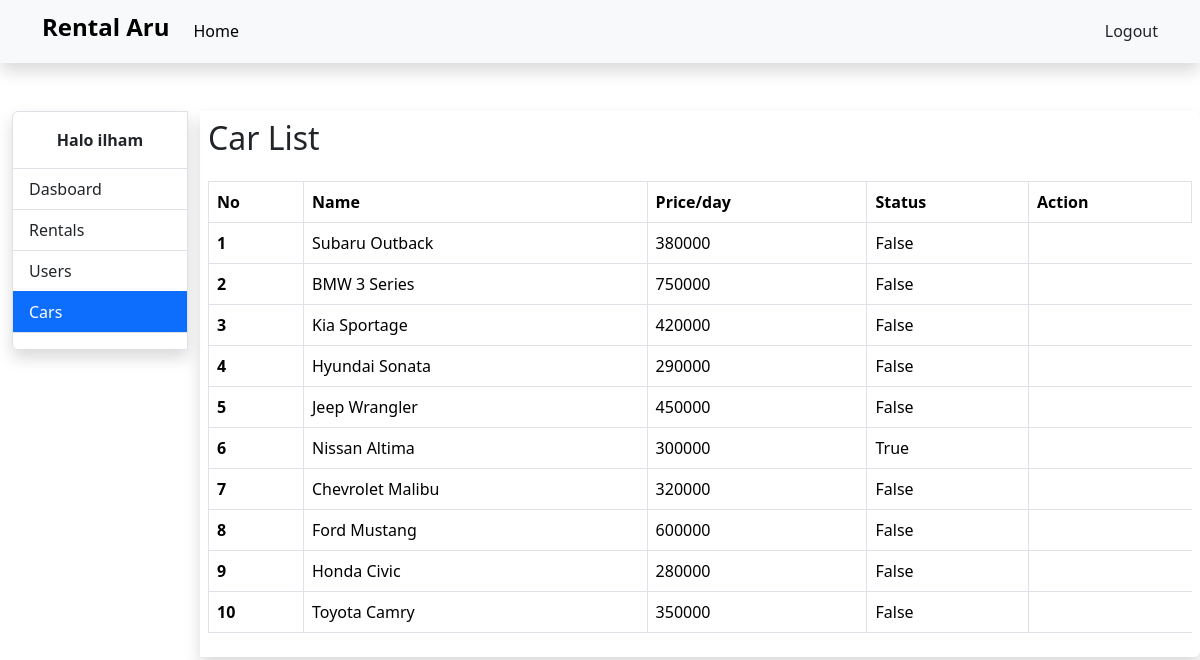
Page /cars-page/ (signed in) on the earlier database version.
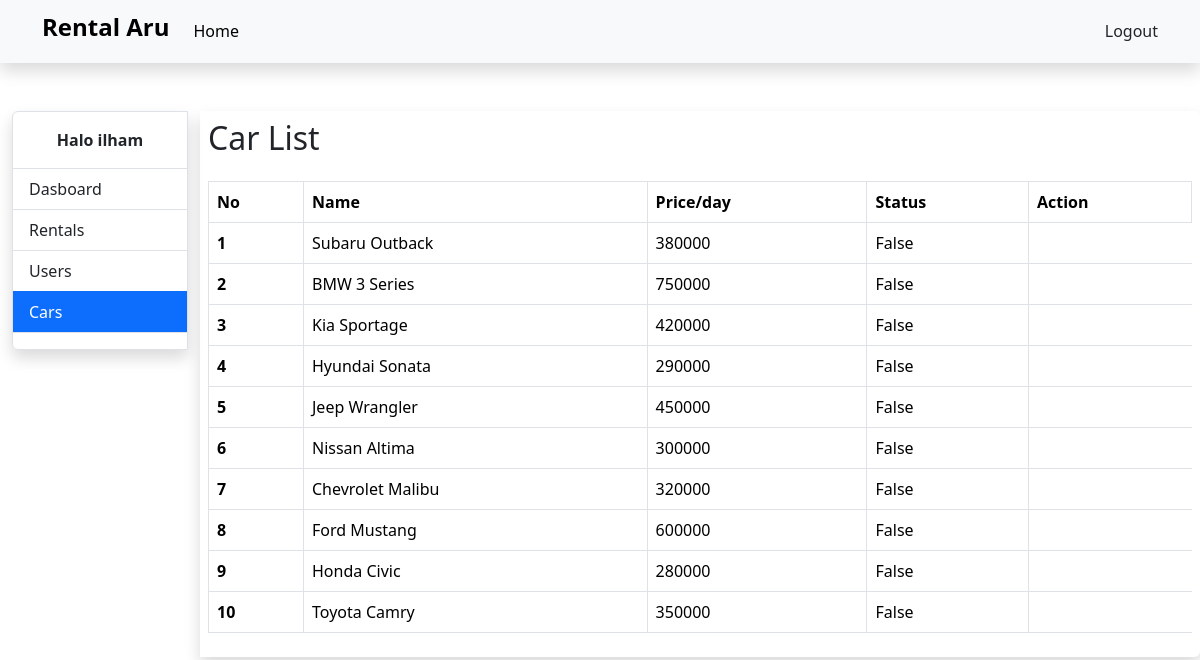
Same page on the later database version.
### base/models.py (models this page shows, shortened)
class Car(models.Model):
    TRANSMISSION_CHOICES = [
        ('automatic', 'Automatic'),
        ('manual', 'Manual'),
    ]
    name = models.CharField(max_length=255)
    car_type = models.CharField(max_length=50)
    price = models.IntegerField(null=True)
    color = models.CharField(max_length=50)
    transmission = models.CharField(max_length=10, choices=TRANSMISSION_CHOICES)
    license_plate = models.CharField(max_length=15, unique=True)
    passenger_capacity = models.IntegerField()
    fuel_capacity = models.DecimalField(max_digits=5, decimal_places=2)
    description = models.TextField(blank=True, null=True)
    picture = models.ImageField(blank=True, null=True)
    is_booked = models.BooleanField(default=False)

### base/views.py (the view)
# urls.py: path('cars-page/', views.cars_page, name='cars_page'),
@login_required(login_url='login_page')
def cars_page(request):
    cars = Car.objects.all()
    context = {
        'cars': cars,
        'page': 'car',
        'name': str(request.user).split()[0]
    }
    return render(request, 'cars_page.html', context)

### account/models.py (called while the page is built)
    def __str__(self):
        return self.full_name

### templates/cars_page.html
{% extends 'base.html' %}
{% block contents %}
<div class="container-fluid">
    <div class="row">
        <div class="col-2">
            {% include 'menu.html' %}
        </div>
        <div class="col-md shadow rounded-end p-2">
            <div class="row mb-3">
                <div class="col-10">
                    <h2>Car List</h2>
                </div>
            </div>
            <div class="table-responsive">
                <table class="table table-bordered">
                    <thead>
                        <tr>
                            <th scope="col">No</th>
                            <th scope="col">Name</th>
                            <th scope="col">Price/day</th>
                            <th scope="col">Status</th>
                            <th scope="col">Action</th>
                        </tr>
                    </thead>
                    <tbody>
                        {% if cars %}
                        {% for car in cars %}
                        <tr>
                            <th scope="col">{{forloop.counter}}</th>
                            <td>{{car.name}}</td>
                            <td>{{car.price}}</td>
                            <td>{{car.is_booked}}</td>
                        </tr>
                        {% endfor %}
                        {% else %}
                        <tr>
                            <td colspan="9" class="text-center">Data not found.</td>
                        </tr>
                        {% endif %}
                    </tbody>
                </table>
            </div>
        </div>
    </div>
</div>
{% endblock %}

Differences in the rows shown:
changed Car "Nissan Altima": is_booked "True" → "False"
